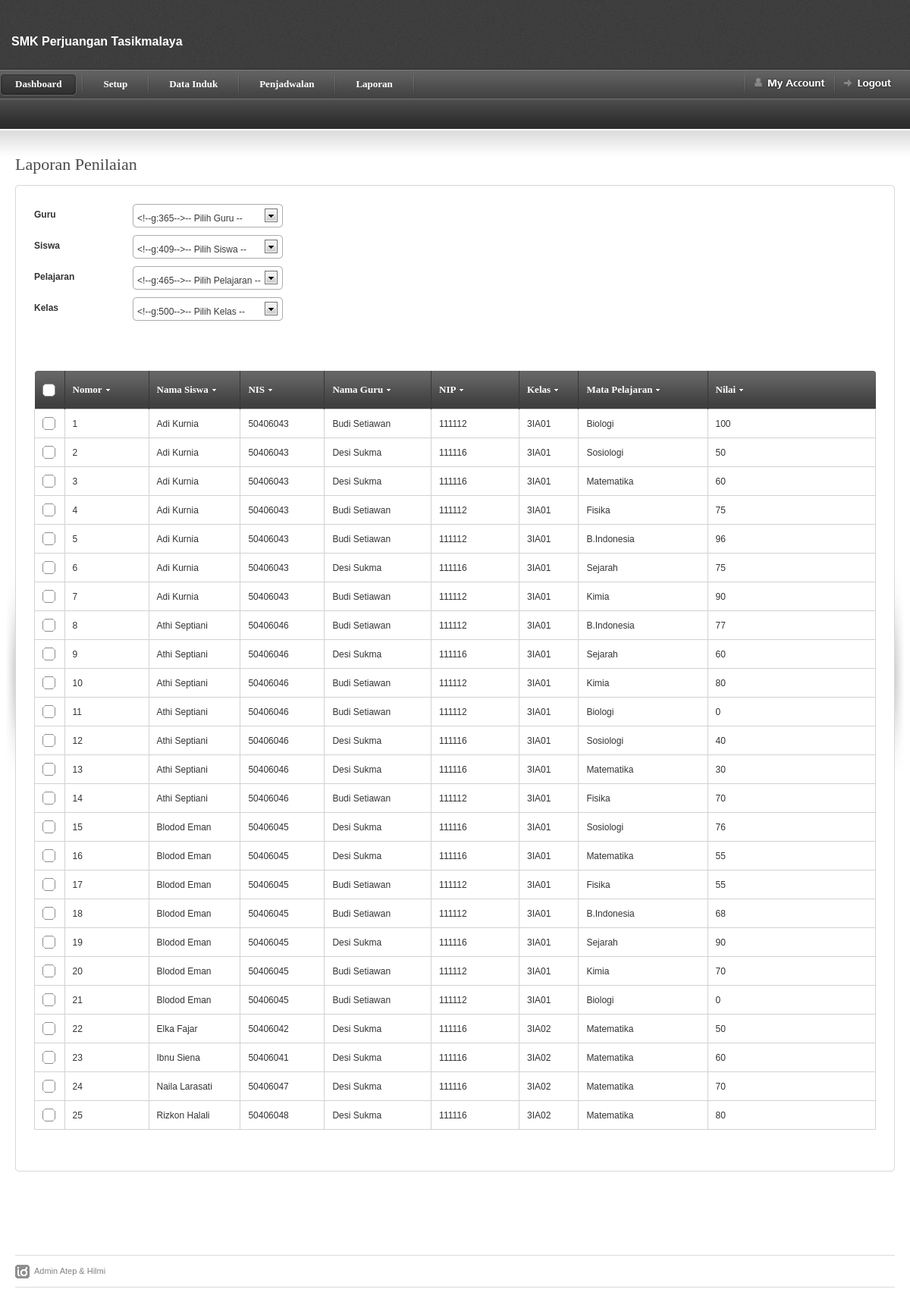
Screenshot of /home.php?page=laporan_penilaian_admin (signed in) with the database file from the repository.
### tables this page shows
CREATE TABLE `tbl_nilai` (
  `id_nilai` int(5) NOT NULL,
  `id_siswa` int(5) NOT NULL,
  `id_pelajaran` int(3) NOT NULL,
  `id_kelas` int(3) NOT NULL,
  `id_guru` int(3) NOT NULL,
  `kehadiran` int(11) NOT NULL,
  `tugas` int(11) NOT NULL,
  `ulangan` int(11) NOT NULL,
  `uts` int(11) NOT NULL,
  `uas` int(11) NOT NULL,
  `nilai` int(3) NOT NULL
);

CREATE TABLE `data_siswa` (
  `id_siswa` int(5) NOT NULL,
  `nama_siswa` varchar(20) NOT NULL,
  `nis` varchar(12) NOT NULL,
  `kelamin` enum('laki-laki','perempuan') NOT NULL,
  `alamat_siswa` text NOT NULL,
  `telpon_siswa` varchar(12) NOT NULL,
  `username` varchar(20) NOT NULL,
  `password` varchar(100) NOT NULL
);

CREATE TABLE `data_guru` (
  `id_guru` int(3) NOT NULL,
  `nama_guru` varchar(20) NOT NULL,
  `nip` varchar(12) NOT NULL,
  `kelamin` enum('laki-laki','perempuan') NOT NULL,
  `alamat_guru` text NOT NULL,
  `telpon_guru` varchar(12) NOT NULL,
  `username` varchar(20) NOT NULL,
  `password` varchar(100) NOT NULL
);

CREATE TABLE `setup_kelas` (
  `id_kelas` int(3) NOT NULL,
  `nama_kelas` varchar(10) NOT NULL
);

CREATE TABLE `setup_pelajaran` (
  `id_pelajaran` int(3) NOT NULL,
  `nama_pelajaran` varchar(50) NOT NULL
);

### laporan_penilaian_admin.php (the view, shortened to what this page needs)
	<div id="page-heading">
		<h1>Laporan Penilaian</h1>
	</div>
	<table border="0" width="100%" cellpadding="0" cellspacing="0" id="content-table">
	<tr>
		<th rowspan="3" class="sized"><img src="images/shared/side_shadowleft.jpg" width="20" height="300" alt="" /></th>
		<th class="topleft"></th>
		<td id="tbl-border-top">&nbsp;</td>
		<th class="topright"></th>
		<th rowspan="3" class="sized"><img src="images/shared/side_shadowright.jpg" width="20" height="300" alt="" /></th>
	</tr>
	<tr>
		<td id="tbl-border-left"></td>
		<td>
		<div id="content-table-inner">
			<div id="table-content">
            <form action="?page=laporan_penilaian_admin" method="post">
 	        <table border="0" width="100%" cellpadding="0" cellspacing="0">
            <tr valign="top">
              <td>
                  <table border="0" cellpadding="0" cellspacing="0"  id="id-form">
                    <tr>
                      <th valign="top">Guru</th>
                      <td>
                      </td>
                    </tr>
                     <tr>
                      <th valign="top">Siswa</th>
                      <td>
                      </td>
                    </tr>
                    <tr>
                      <th valign="top">Pelajaran</th>
                      <td>
                      </td>
                    </tr>
                    <tr>
                      <th valign="top">Kelas</th>
                      <td>
                      </td>
                    </tr>
                    <tr>
                      <th>&nbsp;</th>
                      <td valign="top"><input type="submit" name="submit" value="Filter Data" class="form-filter" />
                      </td>
                    </tr>
                  </table>
              </td>
            </tr>
            <tr>
              <td><img src="images/shared/blank.gif" width="695" height="1" alt="blank" /></td>
            </tr>
        	</table>
			</form>
				<table border="0" width="100%" cellpadding="0" cellspacing="0" id="product-table">
				<tr>
					<th width="2%" class="table-header-check"><a id="toggle-all" ></a> </th>
                  <th width="4%" class="table-header-repeat line-left minwidth-1"><a href="">Nomor</a></th>
					<th width="12%" class="table-header-repeat line-left minwidth-1"><a href="">Nama Siswa</a></th>
				  <th width="10%" class="table-header-repeat line-left minwidth-1"><a href="">NIS</a></th>
                    <th width="16%" class="table-header-repeat line-left minwidth-1"><a href="">Nama Guru</a></th>
					<th width="11%" class="table-header-repeat line-left minwidth-1"><a href="">NIP</a></th>
				  <th width="10%" class="table-header-repeat line-left"><a href="">Kelas</a></th>
				  <th width="26%" class="table-header-repeat line-left"><a href="">Mata Pelajaran</a></th>
				  <th width="9%" class="table-header-options line-left"><a href="">Nilai</a></th>
				</tr>
                <?php
				$view=mysql_query("SELECT nama_siswa, nis, nama_guru, nip, nama_kelas, nama_pelajaran, nilai FROM tbl_nilai nilai, data_siswa siswa, setup_pelajaran pelajaran, setup_kelas kelas, data_guru guru WHERE nilai.id_siswa=siswa.id_siswa and nilai.id_kelas=kelas.id_kelas and nilai.id_pelajaran=pelajaran.id_pelajaran and nilai.id_guru=guru.id_guru $filter_guru $filter_siswa $filter_pelajaran $filter_kelas order by siswa.nama_siswa asc");
				$i = 1;
				while($row=mysql_fetch_array($view)){
					?>
					<tr>
						<td><input type="checkbox" /></td>
                        <td><?php echo $i;?></td>
						<td><?php echo $row['nama_siswa'];?></td>
						<td><?php echo $row['nis'];?></td>
                        <td><?php echo $row['nama_guru'];?></td>
						<td><?php echo $row['nip'];?></td>
						<td><?php echo $row['nama_kelas'];?></td>
                        <td><?php echo $row['nama_pelajaran'];?></td>
                        <td><?php echo $row['nilai'];?></td>
					</tr>
					<?php
					$i++;
				}
				?>
				</table>
			</div>
		</div>
		</td>
		<td id="tbl-border-right"></td>
	</tr>
	<tr>
		<th class="sized bottomleft"></th>
		<td id="tbl-border-bottom">&nbsp;</td>
		<th class="sized bottomright"></th>
	</tr>
	</table>
</div>
</div>

### css/screen.css (style rules this page uses)
* { margin: 0; padding: 0; }
html, body { height: 100%; }
body { background: #fff; color: #393939; font-family: Arial; font-size: 0px; line-height: 0; }
#content-table { font-size: 0px; line-height: 0px; }
#content-table th.sized { height: 15px; width: 15px; padding: 0; margin: 0; font-size: 0px; line-height: 0px; }
#content-table-inner { font-size: 12px; line-height: 12px; padding: 10px 0 20px 0; }
#tbl-border-top { background: url(../images/shared/border_bit.jpg) top repeat-x; line-height: 0;font-size: 0px; height: 15px; }
#tbl-border-bottom { background: url(../images/shared/border_bit.jpg) bottom repeat-x; line-height: 0;font-size: 0px; height: 15px; }
#tbl-border-left { background: url(../images/shared/border_bit.jpg) left repeat-y; }
#tbl-border-right { background: url(../images/shared/border_bit.jpg) right repeat-y; }
#table-content { line-height: 16px; margin: 0 10px 10px 10px; min-height: 300px; }
.topleft { background: url(../images/shared/corner_top_left.jpg) no-repeat; width:15px; height:15px; }
.topright { background: url(../images/shared/corner_top_right.jpg) no-repeat; width:15px; height:15px; }
.bottomleft { background: url(../images/shared/corner_bottom_left.jpg) no-repeat; width:15px; height:15px; }
.bottomright { background: url(../images/shared/corner_bottom_right.jpg) no-repeat; width:15px; height:15px; }
#page-heading { margin: 0 0 15px 20px; }
h1 { color: #4b4b4b; font-family: Tahoma; font-size: 22px; line-height: 24px; font-weight: normal; }
#product-table { margin-bottom: 20px; }
#product-table th { height: 50px; text-align: left; }
#product-table .minwidth-1 { min-width: 110px; }
#product-table td { border: 1px solid #d2d2d2; padding: 10px 0 10px 10px; }
.table-header-check { background: url(../images/table/table_header_checkbox.jpg) no-repeat; border: none; min-width: 29px; padding: 0px 0 0 10px; width: 29px; }
.table-header-options { background: url(../images/table/table_header_options.jpg) no-repeat; border: none; min-width: 221px; padding: 0px 0 0 0; width: 221px; }
.table-header-repeat { background: url(../images/table/table_header_repeat.jpg) repeat-x; border: none; font-size: 0px; line-height: 0; padding: 0px 0 0 0; }
.table-header-options a, .table-header-repeat a { background: url(../images/table/table_sort_arrow.gif) right no-repeat; color: #fff; font-family: Tahoma; font-size: 13px; font-weight: bold; line-height: 14px; margin: 0 0 0 10px; padding: 0 10px 0 0; }
th.line-left { border-left: 1px solid #373737; }
#toggle-all { display: block; width: 17px; height:17px; cursor: pointer; background: url(../images/shared/checkbox.gif) 0 -17px; }
.form-filter { background: url(../images/forms/filter.gif) no-repeat; border: none; cursor: pointer; display: block; float: left; height: 30px; margin: 0 4px 0 0; padding: 0; text-indent: -3000px; width: 80px; }
#id-form td { padding: 0 0 10px 0; }
#id-form th { line-height: 28px; min-width: 130px; padding: 0 0 10px 0; text-align: left; width: 130px; }
table { border-collapse: collapse; }
a { outline: none; text-decoration: none; }
img { border: 0; }
form { margin: 0; padding: 0; }

### rows the page displays
tbl_nilai: id_siswa.nama_siswa "Adi Kurnia", id_siswa.nis "50406043", id_guru.nama_guru "Budi Setiawan", id_guru.nip "111112", id_kelas.nama_kelas "3IA01", id_pelajaran.nama_pelajaran "Biologi", nilai "100"
tbl_nilai: id_siswa.nama_siswa "Adi Kurnia", id_siswa.nis "50406043", id_guru.nama_guru "Desi Sukma", id_guru.nip "111116", id_kelas.nama_kelas "3IA01", id_pelajaran.nama_pelajaran "Sosiologi", nilai "50"
tbl_nilai: id_siswa.nama_siswa "Adi Kurnia", id_siswa.nis "50406043", id_guru.nama_guru "Desi Sukma", id_guru.nip "111116", id_kelas.nama_kelas "3IA01", id_pelajaran.nama_pelajaran "Matematika", nilai "60"
tbl_nilai: id_siswa.nama_siswa "Adi Kurnia", id_siswa.nis "50406043", id_guru.nama_guru "Budi Setiawan", id_guru.nip "111112", id_kelas.nama_kelas "3IA01", id_pelajaran.nama_pelajaran "Fisika", nilai "75"
tbl_nilai: id_siswa.nama_siswa "Adi Kurnia", id_siswa.nis "50406043", id_guru.nama_guru "Budi Setiawan", id_guru.nip "111112", id_kelas.nama_kelas "3IA01", id_pelajaran.nama_pelajaran "B.Indonesia", nilai "96"
tbl_nilai: id_siswa.nama_siswa "Adi Kurnia", id_siswa.nis "50406043", id_guru.nama_guru "Desi Sukma", id_guru.nip "111116", id_kelas.nama_kelas "3IA01", id_pelajaran.nama_pelajaran "Sejarah", nilai "75"
tbl_nilai: id_siswa.nama_siswa "Adi Kurnia", id_siswa.nis "50406043", id_guru.nama_guru "Budi Setiawan", id_guru.nip "111112", id_kelas.nama_kelas "3IA01", id_pelajaran.nama_pelajaran "Kimia", nilai "90"
tbl_nilai: id_siswa.nama_siswa "Athi Septiani", id_siswa.nis "50406046", id_guru.nama_guru "Budi Setiawan", id_guru.nip "111112", id_kelas.nama_kelas "3IA01", id_pelajaran.nama_pelajaran "B.Indonesia", nilai "77"
tbl_nilai: id_siswa.nama_siswa "Athi Septiani", id_siswa.nis "50406046", id_guru.nama_guru "Desi Sukma", id_guru.nip "111116", id_kelas.nama_kelas "3IA01", id_pelajaran.nama_pelajaran "Sejarah", nilai "60"
tbl_nilai: id_siswa.nama_siswa "Athi Septiani", id_siswa.nis "50406046", id_guru.nama_guru "Budi Setiawan", id_guru.nip "111112", id_kelas.nama_kelas "3IA01", id_pelajaran.nama_pelajaran "Kimia", nilai "80"
tbl_nilai: id_siswa.nama_siswa "Athi Septiani", id_siswa.nis "50406046", id_guru.nama_guru "Budi Setiawan", id_guru.nip "111112", id_kelas.nama_kelas "3IA01", id_pelajaran.nama_pelajaran "Biologi", nilai "0"
tbl_nilai: id_siswa.nama_siswa "Athi Septiani", id_siswa.nis "50406046", id_guru.nama_guru "Desi Sukma", id_guru.nip "111116", id_kelas.nama_kelas "3IA01", id_pelajaran.nama_pelajaran "Sosiologi", nilai "40"
tbl_nilai: id_siswa.nama_siswa "Athi Septiani", id_siswa.nis "50406046", id_guru.nama_guru "Desi Sukma", id_guru.nip "111116", id_kelas.nama_kelas "3IA01", id_pelajaran.nama_pelajaran "Matematika", nilai "30"
tbl_nilai: id_siswa.nama_siswa "Athi Septiani", id_siswa.nis "50406046", id_guru.nama_guru "Budi Setiawan", id_guru.nip "111112", id_kelas.nama_kelas "3IA01", id_pelajaran.nama_pelajaran "Fisika", nilai "70"
tbl_nilai: id_siswa.nama_siswa "Blodod Eman", id_siswa.nis "50406045", id_guru.nama_guru "Desi Sukma", id_guru.nip "111116", id_kelas.nama_kelas "3IA01", id_pelajaran.nama_pelajaran "Sosiologi", nilai "76"
tbl_nilai: id_siswa.nama_siswa "Blodod Eman", id_siswa.nis "50406045", id_guru.nama_guru "Desi Sukma", id_guru.nip "111116", id_kelas.nama_kelas "3IA01", id_pelajaran.nama_pelajaran "Matematika", nilai "55"
tbl_nilai: id_siswa.nama_siswa "Blodod Eman", id_siswa.nis "50406045", id_guru.nama_guru "Budi Setiawan", id_guru.nip "111112", id_kelas.nama_kelas "3IA01", id_pelajaran.nama_pelajaran "Fisika", nilai "55"
tbl_nilai: id_siswa.nama_siswa "Blodod Eman", id_siswa.nis "50406045", id_guru.nama_guru "Budi Setiawan", id_guru.nip "111112", id_kelas.nama_kelas "3IA01", id_pelajaran.nama_pelajaran "B.Indonesia", nilai "68"
tbl_nilai: id_siswa.nama_siswa "Blodod Eman", id_siswa.nis "50406045", id_guru.nama_guru "Desi Sukma", id_guru.nip "111116", id_kelas.nama_kelas "3IA01", id_pelajaran.nama_pelajaran "Sejarah", nilai "90"
tbl_nilai: id_siswa.nama_siswa "Blodod Eman", id_siswa.nis "50406045", id_guru.nama_guru "Budi Setiawan", id_guru.nip "111112", id_kelas.nama_kelas "3IA01", id_pelajaran.nama_pelajaran "Kimia", nilai "70"
tbl_nilai: id_siswa.nama_siswa "Blodod Eman", id_siswa.nis "50406045", id_guru.nama_guru "Budi Setiawan", id_guru.nip "111112", id_kelas.nama_kelas "3IA01", id_pelajaran.nama_pelajaran "Biologi", nilai "0"
tbl_nilai: id_siswa.nama_siswa "Elka Fajar", id_siswa.nis "50406042", id_guru.nama_guru "Desi Sukma", id_guru.nip "111116", id_kelas.nama_kelas "3IA02", id_pelajaran.nama_pelajaran "Matematika", nilai "50"
tbl_nilai: id_siswa.nama_siswa "Ibnu Siena", id_siswa.nis "50406041", id_guru.nama_guru "Desi Sukma", id_guru.nip "111116", id_kelas.nama_kelas "3IA02", id_pelajaran.nama_pelajaran "Matematika", nilai "60"
tbl_nilai: id_siswa.nama_siswa "Naila Larasati", id_siswa.nis "50406047", id_guru.nama_guru "Desi Sukma", id_guru.nip "111116", id_kelas.nama_kelas "3IA02", id_pelajaran.nama_pelajaran "Matematika", nilai "70"
tbl_nilai: id_siswa.nama_siswa "Rizkon Halali", id_siswa.nis "50406048", id_guru.nama_guru "Desi Sukma", id_guru.nip "111116", id_kelas.nama_kelas "3IA02", id_pelajaran.nama_pelajaran "Matematika", nilai "80"
